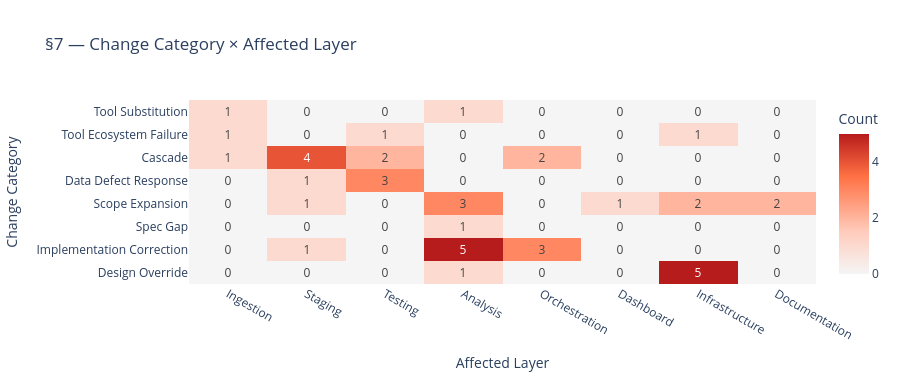

The notebook cell this image was saved under:
### Markdown cell above
## §7 — Dual Classification Matrix (Primary × Layer)

### Code cell
# §7 — Heatmap: primary_cat × layer (count)
matrix = chlog.pivot_table(index="primary_cat", columns="layer", aggfunc="size", fill_value=0)

# Ensure consistent ordering
cat_order = ["tool_substitution","tool_ecosystem_failure","cascade","data_defect_response",
             "scope_expansion","spec_gap","implementation_correction","design_override"]
layer_order = ["ingestion","staging","testing","analysis","orchestration","dashboard","infrastructure","documentation"]

matrix = matrix.reindex(index=[c for c in cat_order if c in matrix.index],
                        columns=[l for l in layer_order if l in matrix.columns],
                        fill_value=0)

# Display labels
row_labels = {
    "tool_substitution":"Tool Substitution",
    "tool_ecosystem_failure":"Tool Ecosystem Failure",
    "cascade":"Cascade",
    "data_defect_response":"Data Defect Response",
    "scope_expansion":"Scope Expansion",
    "spec_gap":"Spec Gap",
    "implementation_correction":"Implementation Correction",
    "design_override":"Design Override",
}
col_labels = {
    "ingestion":"Ingestion","staging":"Staging","testing":"Testing","analysis":"Analysis",
    "orchestration":"Orchestration","dashboard":"Dashboard",
    "infrastructure":"Infrastructure","documentation":"Documentation"
}

fig = go.Figure(go.Heatmap(
    z=matrix.values,
    x=[col_labels.get(c,c) for c in matrix.columns],
    y=[row_labels.get(r,r) for r in matrix.index],
    colorscale=[[0,"#F5F5F5"],[0.3,"#FFCCBC"],[0.7,"#FF7043"],[1.0,"#B71C1C"]],
    text=matrix.values,
    texttemplate="%{text}",
    hovertemplate="<b>%{y}</b> → <b>%{x}</b><br>Count: %{z}<extra></extra>",
    showscale=True,
    colorbar=dict(title="Count")
))
fig.update_layout(height=380, title_text="§7 — Change Category × Affected Layer",
    template="plotly_white",
    xaxis_title="Affected Layer", yaxis_title="Change Category",
    yaxis=dict(autorange="reversed"))
fig.show()

### Figure 1 — Plotly figure (JSON) as saved in the notebook; plotly's stock layout.template omitted (floating-point values rounded to 4 significant figures)
{"data": [{"colorbar": {"title": {"text": "Count"}}, "colorscale": [[0, "#F5F5F5"], [0.3, "#FFCCBC"], [0.7, "#FF7043"], [1, "#B71C1C"]], "hovertemplate": "<b>%{y}</b> → <b>%{x}</b><br>Count: %{z}<extra></extra>", "showscale": true, "text": [[1, 0, 0, 1, 0, 0, 0, 0], [1, 0, 1, 0, 0, 0, 1, 0], [1, 4, 2, 0, 2, 0, 0, 0], [0, 1, 3, 0, 0, 0, 0, 0], [0, 1, 0, 3, 0, 1, 2, 2], [0, 0, 0, 1, 0, 0, 0, 0], [0, 1, 0, 5, 3, 0, 0, 0], [0, 0, 0, 1, 0, 0, 5, 0]], "texttemplate": "%{text}", "type": "heatmap", "x": ["Ingestion", "Staging", "Testing", "Analysis", "Orchestration", "Dashboard", "Infrastructure", "Documentation"], "y": ["Tool Substitution", "Tool Ecosystem Failure", "Cascade", "Data Defect Response", "Scope Expansion", "Spec Gap", "Implementation Correction", "Design Override"], "z": [[1, 0, 0, 1, 0, 0, 0, 0], [1, 0, 1, 0, 0, 0, 1, 0], [1, 4, 2, 0, 2, 0, 0, 0], [0, 1, 3, 0, 0, 0, 0, 0], [0, 1, 0, 3, 0, 1, 2, 2], [0, 0, 0, 1, 0, 0, 0, 0], [0, 1, 0, 5, 3, 0, 0, 0], [0, 0, 0, 1, 0, 0, 5, 0]]}], "layout": {"height": 380, "title": {"text": "§7 — Change Category × Affected Layer"}, "xaxis": {"title": {"text": "Affected Layer"}}, "yaxis": {"autorange": "reversed", "title": {"text": "Change Category"}}}}
